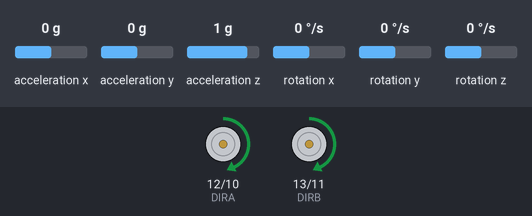
The sketch below on a simulated Arduino Uno, built with avr-gcc and run on an emulated ATmega328P. Shown: direction and speed pins drawn as motors (green arrow = direction pin HIGH = forward, orange = LOW = backward, longer = more drive). Wiring (inferred from the names in the program): MPU-6050 motion sensor at I2C address 0x68. The test bench sets the inputs (shaded band); at power-on: acceleration y 0 g, rotation x 0 °/s, acceleration z 1 g, acceleration x 0 g, rotation y 0 °/s, rotation z 0 °/s.

Above: at 1.2 s.
1.3 s: acceleration y set to -1.4 g
At 3.0 s:
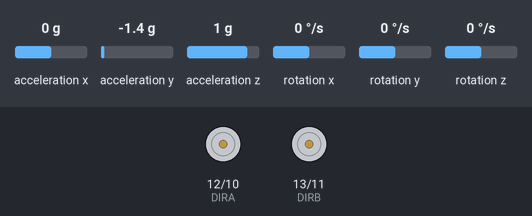
3.4 s: acceleration y set to -1.2 g
At 4.2 s:
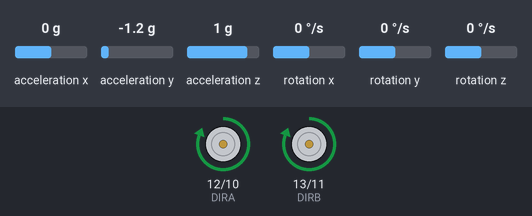
4.9 s: acceleration y set to 0.8 g
At 5.8 s:
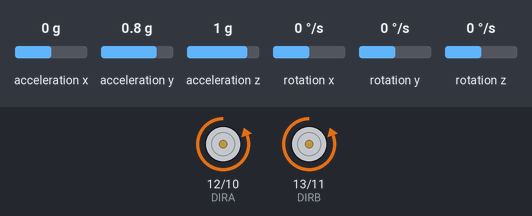
6.6 s: rotation x set to -192 °/s
9.6 s: acceleration z set to -1.4 g
11.1 s: acceleration z set to -0.1 g
12.6 s: acceleration z set to 0.2 g
At 13.9 s:
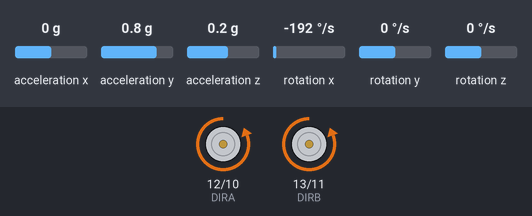
Timing chart, 0 to 15.1 s (numbered marks = the images above; inputs shaded):
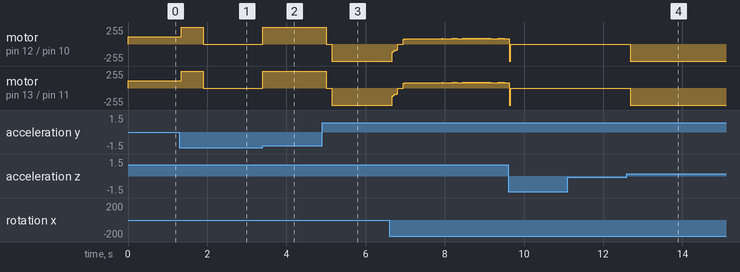

The sketch:

Robot_Autoequilibrado_v3.ino
```cpp
#include <Wire.h>

// Definición de pines para el Motor Shield L298P
const int DIRA = 12;  // Dirección Motor A (Izquierdo)
const int PWMA = 10;  // Velocidad Motor A (PWM)
const int DIRB = 13;  // Dirección Motor B (Derecho)
const int PWMB = 11;  // Velocidad Motor B (PWM)

// Dirección I2C del MPU6050
const int MPU_ADDR = 0x68;
int16_t AcX, AcY, AcZ, GyX, GyY, GyZ, Temp;

// Variables de tiempo y ángulo
unsigned long tiempo_prev;
float angulo_pitch = 0;

// Constantes PID (Deberás ajustar estas 3 variables para tu robot)
float Kp = 10.5; // Fuerza de empuje principal
float Ki = 0.0;  // Corrección a largo plazo
float Kd = 0.8; // Suavizado de la oscilación

// Variables de control
float setpoint = 5.73; // Tu punto de equilibrio exacto
float error, error_prev, integral, derivada, output;

// Compensación de zona muerta de los motores (medida con Diagnostico_Umbral_PWM:
// una rueda gira desde PWM 70 y las dos desde PWM 75)
const int PWM_MIN = 75;       // PWM mínimo con el que se mueven las dos ruedas
const int BANDA_MUERTA = 10;  // Si la salida del PID es menor que esto, motores quietos

void setup() {
  Serial.begin(9600);

  // Configurar los pines del shield como salidas
  pinMode(DIRA, OUTPUT);
  pinMode(PWMA, OUTPUT);
  pinMode(DIRB, OUTPUT);
  pinMode(PWMB, OUTPUT);

  // Inicializar los motores apagados
  digitalWrite(DIRA, LOW);
  analogWrite(PWMA, 0);
  digitalWrite(DIRB, LOW);
  analogWrite(PWMB, 0);

  // Inicialización del sensor MPU6050
  Wire.begin();
  Wire.beginTransmission(MPU_ADDR);
  Wire.write(0x6B); // Registro de gestión de energía
  Wire.write(0);    // Despierta el sensor
  Wire.endTransmission(true);

  tiempo_prev = millis();
}

void loop() {
  // 1. Leer datos del sensor MPU6050
  Wire.beginTransmission(MPU_ADDR);
  Wire.write(0x3B);
  Wire.endTransmission(false);
  Wire.requestFrom(MPU_ADDR, 14, true);

  AcX = Wire.read() << 8 | Wire.read();
  AcY = Wire.read() << 8 | Wire.read();
  AcZ = Wire.read() << 8 | Wire.read();
  Temp = Wire.read() << 8 | Wire.read();
  GyX = Wire.read() << 8 | Wire.read();
  GyY = Wire.read() << 8 | Wire.read();
  GyZ = Wire.read() << 8 | Wire.read();

  // 2. Calcular el ángulo usando un Filtro Complementario
  unsigned long tiempo_actual = millis();
  float dt = (tiempo_actual - tiempo_prev) / 1000.0;
  tiempo_prev = tiempo_actual;

  // Calculamos el ángulo X usando las mismas variables que funcionaron en tu diagnóstico
  float accel_pitch = atan2(AcY, AcZ) * 180 / PI;
  float gyro_rate = GyX / 131.0;

  angulo_pitch = 0.98 * (angulo_pitch + gyro_rate * dt) + 0.02 * accel_pitch;

  // 3. Calcular el control PID
  error = setpoint - angulo_pitch;
  integral += error * dt;

  // Límite para evitar la saturación de la integral (Windup)
  integral = constrain(integral, -150, 150);

  // La derivada del error es -(velocidad angular): el giroscopio la entrega directa y sin ruido de dt
  derivada = -gyro_rate;
  output = (Kp * error) + (Ki * integral) + (Kd * derivada);
  error_prev = error;

  // 4. Transformar salida PID a movimiento de motores
  int velocidad = abs(output);
  velocidad = constrain(velocidad, 0, 255);

  // Compensar la zona muerta: si el PID pide algo, que el motor realmente se mueva
  if (velocidad < BANDA_MUERTA) {
    velocidad = 0;
  } else {
    velocidad = map(velocidad, BANDA_MUERTA, 255, PWM_MIN, 255);
  }

  // Apagar motores si el robot se cae (inclinación mayor a 40 grados)
  if (abs(error) > 60) {
    analogWrite(PWMA, 0);
    analogWrite(PWMB, 0);
    integral = 0; // Evita que los motores arranquen a máxima velocidad al levantarlo
  }
  else {
    // Determinar la dirección basada en el signo del PID
    if (output > 0) {
      // Compensar hacia adelante
      digitalWrite(DIRA, HIGH);
      digitalWrite(DIRB, HIGH);
    } else {
      // Compensar hacia atrás
      digitalWrite(DIRA, LOW);
      digitalWrite(DIRB, LOW);
    }

    // Aplicar la velocidad a los motores
    analogWrite(PWMA, velocidad);
    analogWrite(PWMB, velocidad);
  }
}
```

Measured:
- the behaviour switches between -1.4 and -1.3 g on acceleration y (found by bisection; images 1 and 2)
- after the input at 1.3 s, motor on pin 12 (DIRA) / pin 10 (PWMA), motor on pin 13 (DIRB) / pin 11 (PWMB): forward 111/255 → forward 255/255 after 0.05 s, → stopped 0.56 s later
- after the input at 3.4 s, motor on pin 12 (DIRA) / pin 10 (PWMA), motor on pin 13 (DIRB) / pin 11 (PWMB): stopped → forward 255/255 at once
- after the input at 4.9 s, motor on pin 12 (DIRA) / pin 10 (PWMA), motor on pin 13 (DIRB) / pin 11 (PWMB): forward 255/255 → stopped after 0.10 s, → backward 255/255 0.15 s later
- after the input at 11.1 s, every drawn part: stays the same
- after the input at 12.6 s, motor on pin 12 (DIRA) / pin 10 (PWMA), motor on pin 13 (DIRB) / pin 11 (PWMB): stopped → backward 255/255 after 0.08 s
